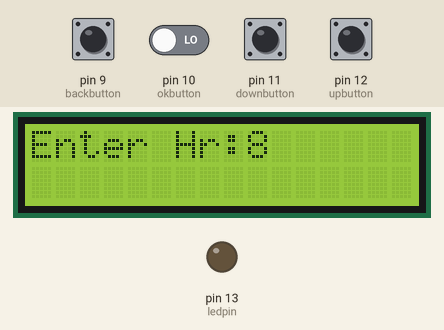
Recording of a sketch running on a simulated Arduino Uno, built with avr-gcc and run on an emulated ATmega328P. Shown: 16×2 character LCD, output pins drawn as LEDs (lit = HIGH). The inputs (shaded band) are chosen by the test bench; at power-on: pin 12 (upbutton) HIGH, pin 9 (backbutton), pin 10 (okbutton), pin 11 (downbutton) LOW.

Above: at 2.9 s.
3.0 s: pin 11 (downbutton) pulled HIGH for 0.4 s
At 6.3 s:
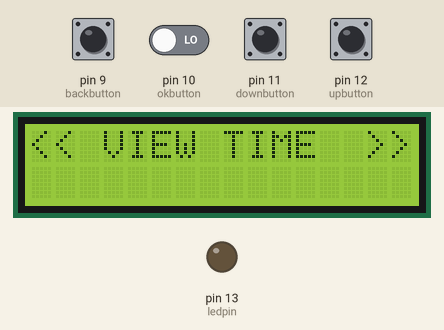
6.4 s: pin 11 (downbutton) pulled HIGH for 1 s
At 7.2 s:
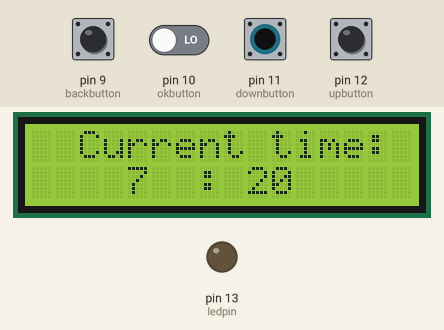
8.9 s: pin 11 (downbutton) pulled HIGH for 0.4 s
At 9.9 s:
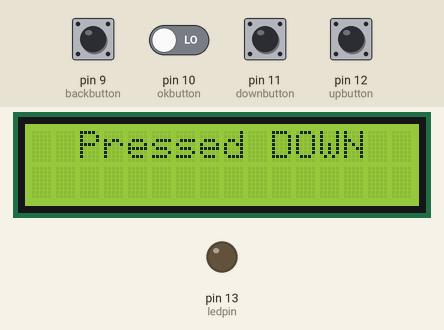
10.9 s: pin 12 (upbutton) pulled LOW for 0.4 s
At 11.4 s:
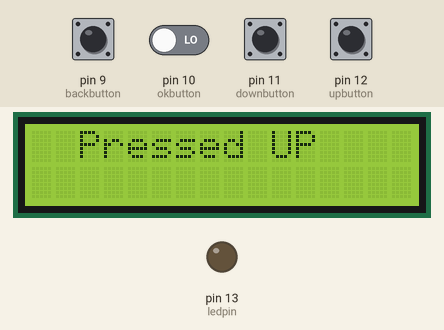
13.1 s: pin 11 (downbutton) pulled HIGH for 0.4 s
At 13.6 s:
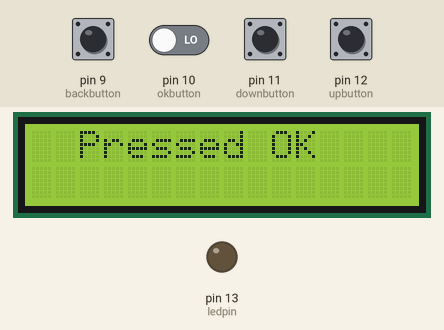
15.2 s: pin 10 (okbutton) driven HIGH and pin 11 (downbutton) driven HIGH
At 15.9 s:
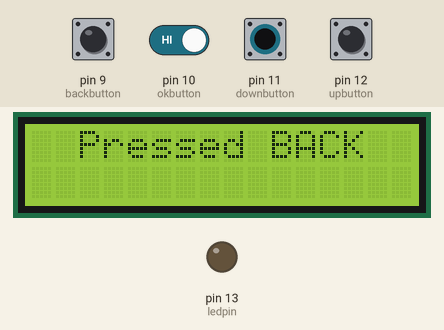
Timing chart, 0 to 17.7 s (numbered marks = the images above; inputs shaded):
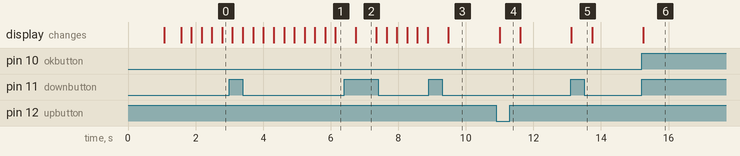

The sketch:

Input_SubSystem_190164M.ino
```cpp
/*
Arduino code for input subsystem of digital alarm clock
(E.M.S.S.N. Ekanayake - 190164M)
*/

#include <LiquidCrystal.h>

unsigned long timenow = 0;
unsigned long timelast= 0;

//Starting time
int starthour = 12;
int startmins = 20;

//Time Variables
int secs = 0;
int mins = startmins;
int hours = starthour;

/*********************************************/
//LED
#define ledpin 13

//LCD
#define rs 7
#define en 6
#define d4 5
#define d5 4
#define d6 3
#define d7 2

//BUTTONS
#define upbutton 12
#define downbutton 11
#define okbutton 10
#define backbutton 9

//Debounce delay
int del = 300;

//LCD object
LiquidCrystal lcd(rs, en, d4, d5, d6, d7);

//Menu
int currentmode = 0;
int maxmodes = 3;
String optionNames[] = {"<<  SET TIME  >>","<< VIEW TIME  >>","<<BUTTON CHECK>>"};

//Long press detect variables
unsigned long startTime;
unsigned long endTime;
unsigned long duration;
byte timerRunning = 0;

/*********************************************/

void setup()
{
  pinMode(upbutton,INPUT);
  pinMode(downbutton,INPUT);
  pinMode(okbutton,INPUT);
  pinMode(backbutton,INPUT);
  pinMode(ledpin,OUTPUT);

  lcd.begin(16,2);

  lcd.print("<<  Welcome!  >>");
  delay(1000);

  print_msg(optionNames[currentmode]);
  delay(500);
  set_mode(currentmode);
}

/*********************************************/

void loop()
{
  if (digitalRead(backbutton)==false)
  {
    menu_modes();
  }
}

/*********************************************/

void print_msg(String msg)  //prints single line message on LCD
{
  lcd.clear();
  lcd.setCursor(0,0);
  lcd.print(msg);
}

void check_buttons()	//prints which a button is pressed. exits function when BACK button is long-pressed.
{
  while(true)
  {
    if (!digitalRead(upbutton) && (long_press(upbutton)==0 || long_press(upbutton)==1))
    {
      print_msg("  Pressed UP");
      delay(del);
    }
    else if (!digitalRead(downbutton)&& (long_press(downbutton)==0 || long_press(downbutton)==1))
    {
      print_msg("  Pressed DOWN");
      delay(del);
    }
    else if (!digitalRead(okbutton) && (long_press(okbutton)==0 || long_press(okbutton)==1))
    {
      print_msg("  Pressed OK");
      delay(del);
    }
    else if (!digitalRead(backbutton) &&(long_press(backbutton)==0))
    {
      print_msg("  Pressed BACK");
      delay(del);
    }
    else if ((long_press(backbutton)==1))
    {
      break;
    }
    else
    {
      lcd.clear();
    }
  }
  return;
}

void print_time()  //this prints the current time
{
  while(true)
  {
    lcd.setCursor(0,0);
    lcd.print("  Current time: ");
    lcd.setCursor(4,1);
    lcd.print(hours);
    lcd.setCursor(7,1);
    lcd.print(":");
    lcd.setCursor(9,1);
    lcd.print(mins);
    delay(del);

    if (!digitalRead(backbutton))
    {
      break;
    }
  }
}

int pressed_button()	//this detects which button is pressed and returns its pin no.
{
  while(true)
  {
    if(!digitalRead(upbutton))
    {
      return upbutton;
    }
    else if(!digitalRead(downbutton))
    {
      return downbutton;
    }
    else if(!digitalRead(okbutton))
    {
      return okbutton;
    }
    else if(!digitalRead(backbutton))
    {
      return backbutton;
    }
  }
}

void menu_modes()	//switches between menu modes
{
  while(true)
  {
    print_msg(optionNames[currentmode]);
    delay(del);

    int pressed=pressed_button();
    if(pressed==upbutton)
    {
      currentmode+=1;
      currentmode%=maxmodes;
    }
    else if (pressed==downbutton)
    {
      currentmode-=1;
      if (currentmode<0)
      {
        currentmode=maxmodes-1;
      }
    }
    else if(pressed==okbutton)
    {
      delay(del);
      set_mode(currentmode);
    }
    else if(pressed==backbutton)
    {
      delay(del);
      return;
    }
  }
}

void set_mode(int mode)		//this executes the mode which is selected by user
{
  if (mode==0)
  {
    while(true)
    {
      print_msg("Enter Hr:" + String(starthour));

      int pressed=pressed_button();
      if (pressed==upbutton)
      {
        starthour++;
        starthour%=24;
      }
      else if (pressed==downbutton)
      {
        starthour--;
        if (starthour<0)
        {
          starthour=23;
        }
      }
      else if (pressed==okbutton)
      {
        hours=starthour;
        break;
      }
      else if (pressed==backbutton)
      {
        return;
      }
      delay(del);
    }
    delay(del);
    while(true)
    {
      print_msg("Enter Mins:" + String(startmins));

      int pressed=pressed_button();
      if (pressed==upbutton)
      {
        startmins++;
        startmins%=60;
      }
      else if (pressed==downbutton)
      {
        startmins--;
        if (startmins<0)
        {
          startmins=59;
        }
      }
      else if (pressed==okbutton)
      {
        mins=startmins;
        break;
      }
      else if (pressed==backbutton)
      {
        return;
      }
      delay(del);
    }
    //print_msg(" BACK for menu  ");
    lcd.setCursor(0,0);
    lcd.print(" Time is set!  ");
    lcd.setCursor(0,1);
    lcd.print(" Back for Menu  ");
    delay(del);
  }
  else if (mode==1)
  {
    print_time();
    delay(del);
  }
  else if (mode==2)
  {
    check_buttons();
    delay(del);
  }
}


void update_time()  //this function is used to set the current time. user has to set this at the start
{
  timenow = millis()/1000;
  secs = timenow - timelast;

  if (secs>=60)
  {
    timelast+=60;
    mins+=1;
  }
  if (mins==60)
  {
    mins=0;
    hours+=1;
    hours%=24;
  }
  if (timenow<timelast)
  {
    timelast=timenow;
  }
}

byte long_press(int button)		//this detects whether a button is long pressed or short pressed
{
  if (timerRunning == 0 && digitalRead(button) == LOW)
  {
    startTime = millis();
    timerRunning = 1;
  }
  if (timerRunning == 1 && digitalRead(button) == HIGH)
  {
    endTime = millis();
    timerRunning = 0;
    duration = endTime - startTime;
  }
  if (duration>1000)
  {
    return 1;
  }
  else
  {
    return 0;
  }
}


/*********************************************/
```

main.cpp
```cpp
/*
AVR code for input subsystem of digital alarm clock
(E.M.S.S.N. Ekanayake - 190164M)
*/

#include <avr/io.h>
#define F_CPU 8000000UL
#include <avr/io.h>
#include <util/delay.h>
#include <stdbool.h>
#include <stdio.h>

#define LCD_Dir  DDRD		//define display data, register, enable pins for LCD
#define LCD_Port PORTD
#define RS PD2
#define EN PD3

const int del=200;		//debounce delay

int starthour = 8;		//starting time
int startmins = 20;

int mins = startmins;	//time variables
int hours = starthour;

char str_hour[10];
char str_min[10];
char str_sthour[10];
char str_stmin[10];

int currentmode = 0;	//menu
int maxmodes = 3;
char *optionNames[3] = {"<<  SET TIME  >>","<< VIEW TIME  >>","<<BUTTON CHECK>>"};

void LCD_Command(unsigned char cmnd );		//functions
void LCD_Char(unsigned char data );
void LCD_Init (void);
void LCD_String (char *str);
void LCD_Clear();
bool pressed_button (int btn);
void check_buttons();
void print_time();
void set_mode(int mode);
void menu_modes();


int main(void)
{
	DDRC = 0x00;

	LCD_Init();		//initialize LCD

	LCD_String("<<  Welcome!  >>");
	_delay_ms(1000);
	LCD_String(optionNames[currentmode]);
	_delay_ms(200);
	LCD_Clear();

	set_mode(currentmode);

	while (1)
	{
		if (pressed_button(PINC3))
		{
			menu_modes();
		}
	}
}

void LCD_Command(unsigned char cmnd )	//sends commands for LCD
{
	LCD_Port = (LCD_Port & 0x0F) | (cmnd & 0xF0);
	LCD_Port &= ~ (1<<RS);
	LCD_Port |= (1<<EN);
	_delay_us(1);
	LCD_Port &= ~ (1<<EN);

	_delay_us(200);

	LCD_Port = (LCD_Port & 0x0F) | (cmnd << 4);
	LCD_Port |= (1<<EN);
	_delay_us(1);
	LCD_Port &= ~ (1<<EN);
	_delay_ms(2);
}

void LCD_Char( unsigned char data )		//prints a character on LCD
{
	LCD_Port = (LCD_Port & 0x0F) | (data & 0xF0);
	LCD_Port |= (1<<RS);
	LCD_Port|= (1<<EN);
	_delay_us(1);
	LCD_Port &= ~ (1<<EN);

	_delay_us(200);

	LCD_Port = (LCD_Port & 0x0F) | (data << 4);
	LCD_Port |= (1<<EN);
	_delay_us(1);
	LCD_Port &= ~ (1<<EN);
	_delay_ms(2);
}

void LCD_Init (void)	//Initializes LCD
{
	LCD_Dir = 0xFF;
	_delay_ms(20);

	LCD_Command(0x02);
	LCD_Command(0x28);
	LCD_Command(0x0c);
	LCD_Command(0x06);
	LCD_Command(0x01);
	_delay_ms(2);
}

void LCD_String (char *str)		//sends string to print on LCD
{
	//LCD_Clear();
	int i;
	for(i=0; str[i]!=0; i++)
	{
		LCD_Char (str[i]);
	}
	return;
}

void LCD_Clear()	//clear LCD screen
{
	LCD_Command (0x01);
	_delay_ms(2);
	LCD_Command (0x80);
}

bool pressed_button (int btn)		//determines whether the given button is pressed or not
{
	if (!(PINC & (1<<btn)))
	{
		return true;
	}
	else
	{
		return false;
	}
}

void check_buttons()		///prints which a button is pressed. exits when BACK is pressed
{
	while(true)
	{
		if (pressed_button(PINC0))
		{
			LCD_String("   Pressed UP   ");
			LCD_Command(0xC0);
			LCD_String("                ");
		}
		else if (pressed_button(PINC1))
		{
			LCD_String("  Pressed DOWN");
			LCD_Command(0xC0);
			LCD_String("                ");
		}
		else if (pressed_button(PINC2))
		{
			LCD_String("   Pressed OK");
			LCD_Command(0xC0);
			LCD_String("                ");
		}
		else if (pressed_button(PINC3))
		{
			LCD_String("  Pressed BACK");
			LCD_Command(0xC0);
			LCD_String("                ");
			_delay_ms(500);
			break;
		}
		/*else if()		//for long press
		{
			break;
		}*/
		else
		{
			LCD_Clear();
		}
	}
}

void print_time()		//prints the user given time
{
	while(true)
	{
		LCD_Command(0x02);
		sprintf(str_hour,"%d",hours);
		LCD_String("Current time:   ");
		LCD_Command(0xC0);
		LCD_String("    ");
		LCD_String(str_hour);
		LCD_String(" : ");
		sprintf(str_min,"%d",mins);
		LCD_String(str_min);
		_delay_ms(del);

		if (pressed_button(PINC3))
		{
			LCD_Clear();
			break;
		}
	}
}

void set_mode(int mode)			////this executes the mode which is selected by user
{
	if(mode==0)
	{
		while(true)
		{
			LCD_Command(0x02);
			LCD_String("Enter Hr:   ");
			sprintf(str_sthour,"%d",starthour);
			LCD_String(str_sthour);
			LCD_String(" ");

			if (pressed_button(PINC0))
			{
				starthour++;
				starthour%=24;
			}
			else if (pressed_button(PINC1))
			{
				starthour--;
				if (starthour<0)
				{
					starthour=23;
				}
			}
			else if (pressed_button(PINC2))
			{
				hours=starthour;
				break;
			}
			else if (pressed_button(PINC3))
			{
				return;
			}
			_delay_ms(del);
		}
		_delay_ms(del);
		while(true)
		{
			LCD_Command(0x02);
			LCD_String("Enter Mins : ");
			sprintf(str_stmin,"%d",startmins);
			LCD_String(str_stmin);
			LCD_String(" ");

			if (pressed_button(PINC0))
			{
				startmins++;
				startmins%=60;
			}
			else if (pressed_button(PINC1))
			{
				startmins--;
				if (startmins<0)
				{
					startmins=59;
				}
			}
			else if(pressed_button(PINC2))
			{
				mins=startmins;
				break;
			}
			else if (pressed_button(PINC3))
			{
				return;
			}
			_delay_ms(del);
		}
		LCD_Command(0x02);
		LCD_String("  Time is set!   ");
		_delay_ms(del);
	}
	else if (mode==1)
	{
		print_time();
		_delay_ms(del);
	}
	else if (mode==2)
	{
		check_buttons();
		_delay_ms(del);
	}
}

void menu_modes()		//switches between menu modes
{
	while(true)
	{
		LCD_Command(0x02);
		LCD_String(optionNames[currentmode]);
		_delay_ms(del);

		if (pressed_button(PINC0))
		{
			currentmode+=1;
			currentmode%=maxmodes;
		}
		else if(pressed_button(PINC1))
		{
			currentmode-=1;
			if (currentmode<0)
			{
				currentmode=maxmodes-1;
			}
		}
		else if(pressed_button(PINC2))
		{
			LCD_Clear();
			_delay_ms(del);
			set_mode(currentmode);
		}
		else if (pressed_button(PINC3))
		{
			_delay_ms(del);
			//return;
		}
	}
}
```

Measured:
- after the input at 3.0 s, the display: first differs from a run without the input after 0.40 s (image 1 shows a later state)
- after the input at 6.4 s, the display: changes after 0.34 s (image 2)
- after the input at 8.9 s, the display: changes after 0.58 s (image 3)
- after the input at 10.9 s, the display: changes after 0.10 s (image 4)
- after the input at 13.1 s, the display: changes at once (image 5)
- after the input at 15.2 s, the display: changes after 0.06 s (image 6)
- what the display in image 2 shows lasts 0.6 s, from 6.7 s to 7.3 s
